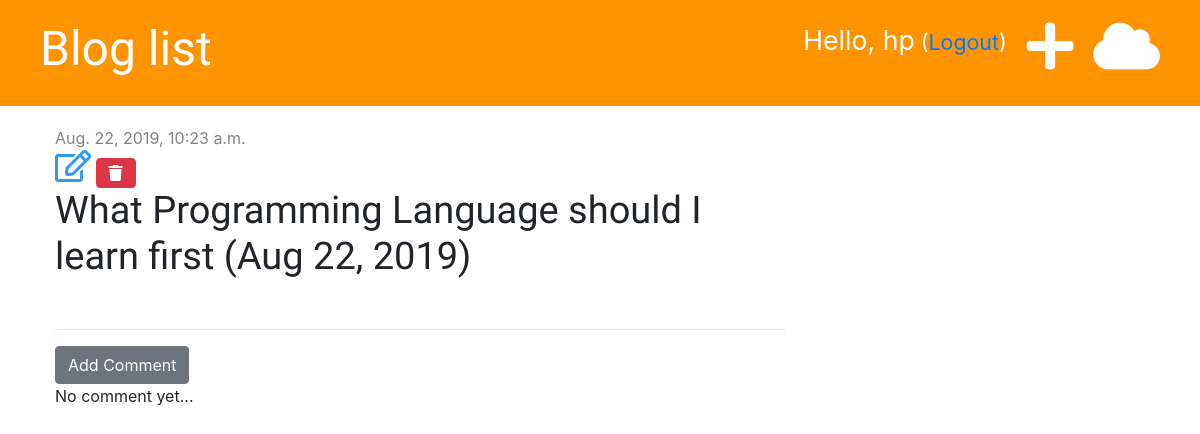
The app's page /post/1/ (signed in) with its own data.
### blog/models.py (models this page shows, shortened)
class Post(models.Model):
    author = models.ForeignKey('auth.User', on_delete=models.CASCADE)
    title = models.CharField(max_length=200)
    text = models.TextField()
    created_date = models.DateTimeField(default=timezone.now)
    published_date = models.DateTimeField(blank=True, null=True)

### blog/views.py (the view)
# urls.py: path('post/<int:pk>/', views.post_detail, name='post_detail'),
def post_detail(request, pk):
    post = get_object_or_404(Post, pk=pk)
    stuff_for_frontend = {'post': post}
    return render(request, 'blog/post_detail.html', stuff_for_frontend)

### blog/templatetags/markdownify.py (called while the page is built)
@register.filter
def markdown(value):
    renderer = HighlightRenderer()
    markdown = mistune.Markdown(renderer=renderer)
    return markdown(value)

### blog/templates/blog/post_detail.html (shortened to what this page needs)
{% extends 'blog/base.html' %}
{% load markdownify %}
{% block content %}
    <div class="post">
        {% if post.published_date %}
            <div class="date">
                {{ post.published_date }}
            </div>
        {% else %}
            <a href="{% url 'post_publish' pk=post.pk %}" class="btn btn-primary">Publish</a>
        {% endif %}
        {% if user.is_authenticated %}
            <a href="{% url 'post_edit' pk=post.pk %}"><i class="far fa-edit fa-2x" style="color: #339af0"></i></a>
        {% endif %}
        {% if user.is_authenticated %}
            <a href="{% url 'post_delete' pk=post.pk %}" class="btn btn-danger"
               onclick="return confirm('Are you sure to delete.?')">
                <i class="fas fa-trash"></i>
            </a>
        {% endif %}
        <h1>{{ post.title }}</h1>
    </div>
    <hr>
    <a href="{% url 'add_comment_to_post' pk=post.pk %}" class="btn btn-secondary" >Add Comment</a>
    {% for comment in post.comments.all %}
        {% if user.is_authenticated or comment.approved %}
            <div class="comment">
                {% if not comment.approved and user.is_superuser %}
                    <a href="{% url 'approve_comment' pk=comment.pk %}"><i class="fas fa-check" style="color: gray"></i></a>
                    <a href="{% url 'remove_comment' pk=comment.pk %}"><i class="fas fa-times" style="color: gray"></i></a>
                {% endif %}
                <div class="date">
                    {{ comment.created_date }}
                </div>
                <strong>{{ comment.author }}</strong>
                <p>{{ comment.text | markdown | safe | linebreaksbr }}</p>
            </div>
        {% endif %}
    {% empty %}
        <p>No comment yet...</p>
    {% endfor %}
{% endblock %}

### blog/templates/blog/base.html (shortened to what this page needs)
{% load staticfiles %}
<html lang="en">
<head>
    <link rel="stylesheet" href="https://stackpath.bootstrapcdn.com/bootstrap/4.3.1/css/bootstrap.min.css">
    <link rel="stylesheet" href="{% static 'css/blog.css' %}">
    <link rel="stylesheet" href="https://use.fontawesome.com/releases/v5.10.2/css/all.css">
    <link rel="stylesheet" href="{% static 'css/zenburn.css' %}">
</head>
<body>
<div class="page-header">
    {% if user.is_authenticated %}
        <a href="{% url 'unpublished_posts' %}" class="top-menu"><i class="fas fa-cloud fa-2x"></i></a>
        <a href="{% url 'post_new' %}" class="top-menu"><i class="fas fa-plus fa-2x"></i></a>
        <p class="top-menu">Hello, {{ user.username }}<small> (<a href="{% url 'logout' %}">Logout</a>) </small></p>
    {% else %}
        <a href="{% url 'login' %}" class="top-menu"><i class="fas fa-sign-in-alt fa-2x"></i></a>
    {% endif %}
    <h1><a href="{% url 'post_list' %}">Blog list</a></h1>
</div>
<div class="content container">
    <div class="row">
        <div class="col-md-8">
            {% block content %}
            {% endblock %}
        </div>
    </div>
</div>
</body>
</html>

### blog/static/css/blog.css (style rules this page uses)
.page-header { background-color: #ff9400; margin-top:0; padding: 20px 20px 20px 40px; }
.page-header h1 a { color: #ffffff; font-size: 36pt; text-decoration: none; }
.content { margin-left:40px; }
h1, h2, h3, h4 { font-family: 'Tangerine', 'Inconsolata', 'Droid Sans', 'serif'; font-size: 38px; }
.date { color: #828282; padding: 20px 0px 0px 0px; }
.post { margin-bottom:50px; }
.page-header .top-menu { color: ffffff; float: right; margin-right: 20px; font-size: 20pt; }

### records on screen
Post: published_date "Aug. 22, 2019, 10:23 a.m.", title "What Programming Language should I learn first (Aug 22, 2019)"

### other values on screen
{{ user.username }} "hp"
